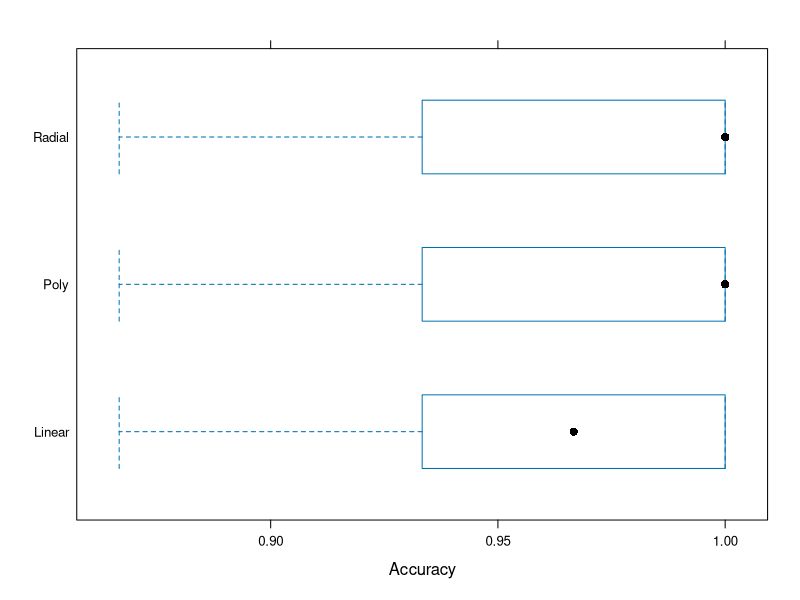
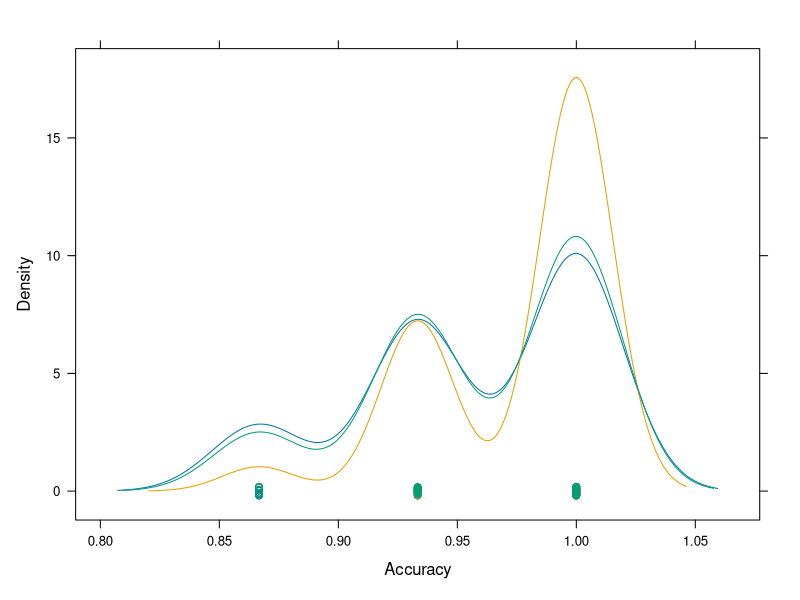

Write the R code that produced these figures, in order. (Note: this script raises an error after producing the figures.)
#Use a support vector machine to predict iris species
library(caret)
library(caTools)

#Choose x and y
x <- iris[,c("Sepal.Length","Sepal.Width","Petal.Length","Petal.Width")]
y <- iris$Species

#Pre-Compute CV folds so we can use the same ones for all models
CV_Folds <- createMultiFolds(y, k = 10, times = 5)

#Fit a Linear SVM
L_model <- train(x,y,method="svmLinear",tuneLength=5,
                 trControl=trainControl(method='repeatedCV',index=CV_Folds))

#Fit a Poly SVM
P_model <- train(x,y,method="svmPoly",tuneLength=5,
                 trControl=trainControl(method='repeatedCV',index=CV_Folds))

#Fit a Radial SVM
R_model <- train(x,y,method="svmRadial",tuneLength=5,
                 trControl=trainControl(method='repeatedCV',index=CV_Folds))

#Compare 3 models:
resamps <- resamples(list(Linear = L_model, Poly = P_model, Radial = R_model))
summary(resamps)
bwplot(resamps, metric = "Accuracy")
densityplot(resamps, metric = "Accuracy")

#Test a model's predictive accuracy Using Area under the ROC curve
#Ideally, this should be done with a SEPERATE test set
pSpecies <- predict(L_model,x,type='prob')
colAUC(pSpecies,y,plot=TRUE)
